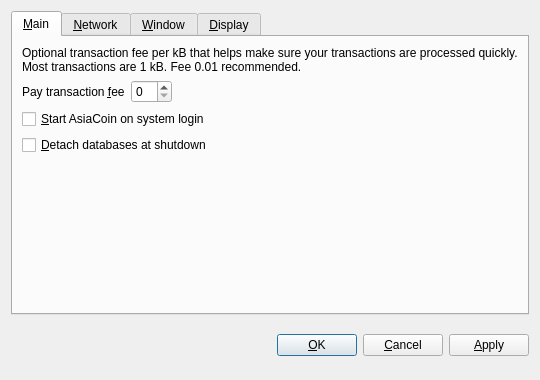
<?xml version="1.0" encoding="UTF-8"?>
<ui version="4.0">
 <class>OptionsDialog</class>
 <widget class="QDialog" name="OptionsDialog">
  <property name="geometry">
   <rect>
    <x>0</x>
    <y>0</y>
    <width>540</width>
    <height>380</height>
   </rect>
  </property>
  <property name="windowTitle">
   <string>Options</string>
  </property>
  <property name="modal">
   <bool>true</bool>
  </property>
  <layout class="QVBoxLayout" name="verticalLayout">
   <item>
    <widget class="QTabWidget" name="tabWidget">
     <property name="tabPosition">
      <enum>QTabWidget::North</enum>
     </property>
     <property name="currentIndex">
      <number>0</number>
     </property>
     <widget class="QWidget" name="tabMain">
      <attribute name="title">
       <string>&amp;Main</string>
      </attribute>
      <layout class="QVBoxLayout" name="verticalLayout_Main">
       <item>
        <widget class="QLabel" name="transactionFeeInfoLabel">
         <property name="text">
          <string>Optional transaction fee per kB that helps make sure your transactions are processed quickly. Most transactions are 1 kB. Fee 0.01 recommended.</string>
         </property>
         <property name="textFormat">
          <enum>Qt::PlainText</enum>
         </property>
         <property name="wordWrap">
          <bool>true</bool>
         </property>
        </widget>
       </item>
       <item>
        <layout class="QHBoxLayout" name="horizontalLayout_Main">
         <item>
          <widget class="QLabel" name="transactionFeeLabel">
           <property name="text">
            <string>Pay transaction &amp;fee</string>
           </property>
           <property name="textFormat">
            <enum>Qt::PlainText</enum>
           </property>
           <property name="buddy">
            <cstring>transactionFee</cstring>
           </property>
          </widget>
         </item>
         <item>
          <widget class="BitcoinAmountField" name="transactionFee"/>
         </item>
         <item>
          <spacer name="horizontalSpacer_Main">
           <property name="orientation">
            <enum>Qt::Horizontal</enum>
           </property>
           <property name="sizeHint" stdset="0">
            <size>
             <width>40</width>
             <height>20</height>
            </size>
           </property>
          </spacer>
         </item>
        </layout>
       </item>
       <item>
        <widget class="QCheckBox" name="bitcoinAtStartup">
         <property name="toolTip">
          <string>Automatically start AsiaCoin after logging in to the system.</string>
         </property>
         <property name="text">
          <string>&amp;Start AsiaCoin on system login</string>
         </property>
        </widget>
       </item>
       <item>
        <widget class="QCheckBox" name="detachDatabases">
         <property name="toolTip">
          <string>Detach block and address databases at shutdown. This means they can be moved to another data directory, but it slows down shutdown. The wallet is always detached.</string>
         </property>
         <property name="text">
          <string>&amp;Detach databases at shutdown</string>
         </property>
        </widget>
       </item>
       <item>
        <spacer name="verticalSpacer_Main">
         <property name="orientation">
          <enum>Qt::Vertical</enum>
         </property>
         <property name="sizeHint" stdset="0">
          <size>
           <width>20</width>
           <height>40</height>
          </size>
         </property>
        </spacer>
       </item>
      </layout>
     </widget>
     <widget class="QWidget" name="tabNetwork">
      <attribute name="title">
       <string>&amp;Network</string>
      </attribute>
      <layout class="QVBoxLayout" name="verticalLayout_Network">
       <item>
        <widget class="QCheckBox" name="mapPortUpnp">
         <property name="toolTip">
          <string>Automatically open the AsiaCoin client port on the router. This only works when your router supports UPnP and it is enabled.</string>
         </property>
         <property name="text">
          <string>Map port using &amp;UPnP</string>
         </property>
        </widget>
       </item>
       <item>
        <widget class="QCheckBox" name="connectSocks">
         <property name="toolTip">
          <string>Connect to the AsiaCoin network through a SOCKS proxy (e.g. when connecting through Tor).</string>
         </property>
         <property name="text">
          <string>&amp;Connect through SOCKS proxy:</string>
         </property>
        </widget>
       </item>
       <item>
        <layout class="QHBoxLayout" name="horizontalLayout_Network">
         <item>
          <widget class="QLabel" name="proxyIpLabel">
           <property name="text">
            <string>Proxy &amp;IP:</string>
           </property>
           <property name="textFormat">
            <enum>Qt::PlainText</enum>
           </property>
           <property name="buddy">
            <cstring>proxyIp</cstring>
           </property>
          </widget>
         </item>
         <item>
          <widget class="QValidatedLineEdit" name="proxyIp">
           <property name="maximumSize">
            <size>
             <width>140</width>
             <height>16777215</height>
            </size>
           </property>
           <property name="toolTip">
            <string>IP address of the proxy (e.g. 127.0.0.1)</string>
           </property>
          </widget>
         </item>
         <item>
          <widget class="QLabel" name="proxyPortLabel">
           <property name="text">
            <string>&amp;Port:</string>
           </property>
           <property name="textFormat">
            <enum>Qt::PlainText</enum>
           </property>
           <property name="buddy">
            <cstring>proxyPort</cstring>
           </property>
          </widget>
         </item>
         <item>
          <widget class="QLineEdit" name="proxyPort">
           <property name="maximumSize">
            <size>
             <width>55</width>
             <height>16777215</height>
            </size>
           </property>
           <property name="toolTip">
            <string>Port of the proxy (e.g. 9050)</string>
           </property>
          </widget>
         </item>
         <item>
          <widget class="QLabel" name="socksVersionLabel">
           <property name="text">
            <string>SOCKS &amp;Version:</string>
           </property>
           <property name="textFormat">
            <enum>Qt::PlainText</enum>
           </property>
           <property name="buddy">
            <cstring>socksVersion</cstring>
           </property>
          </widget>
         </item>
         <item>
          <widget class="QValueComboBox" name="socksVersion">
           <property name="toolTip">
            <string>SOCKS version of the proxy (e.g. 5)</string>
           </property>
          </widget>
         </item>
         <item>
          <spacer name="horizontalSpacer_Network">
           <property name="orientation">
            <enum>Qt::Horizontal</enum>
           </property>
           <property name="sizeHint" stdset="0">
            <size>
             <width>40</width>
             <height>20</height>
            </size>
           </property>
          </spacer>
         </item>
        </layout>
       </item>
       <item>
        <spacer name="verticalSpacer_Network">
         <property name="orientation">
          <enum>Qt::Vertical</enum>
         </property>
         <property name="sizeHint" stdset="0">
          <size>
           <width>20</width>
           <height>40</height>
          </size>
         </property>
        </spacer>
       </item>
      </layout>
     </widget>
     <widget class="QWidget" name="tabWindow">
      <attribute name="title">
       <string>&amp;Window</string>
      </attribute>
      <layout class="QVBoxLayout" name="verticalLayout_Window">
       <item>
        <widget class="QCheckBox" name="minimizeToTray">
         <property name="toolTip">
          <string>Show only a tray icon after minimizing the window.</string>
         </property>
         <property name="text">
          <string>&amp;Minimize to the tray instead of the taskbar</string>
         </property>
        </widget>
       </item>
       <item>
        <widget class="QCheckBox" name="minimizeOnClose">
         <property name="toolTip">
          <string>Minimize instead of exit the application when the window is closed. When this option is enabled, the application will be closed only after selecting Quit in the menu.</string>
         </property>
         <property name="text">
          <string>M&amp;inimize on close</string>
         </property>
        </widget>
       </item>
       <item>
        <spacer name="verticalSpacer_Window">
         <property name="orientation">
          <enum>Qt::Vertical</enum>
         </property>
         <property name="sizeHint" stdset="0">
          <size>
           <width>20</width>
           <height>40</height>
          </size>
         </property>
        </spacer>
       </item>
      </layout>
     </widget>
     <widget class="QWidget" name="tabDisplay">
      <attribute name="title">
       <string>&amp;Display</string>
      </attribute>
      <layout class="QVBoxLayout" name="verticalLayout_Display">
       <item>
        <layout class="QHBoxLayout" name="horizontalLayout_1_Display">
         <item>
          <widget class="QLabel" name="langLabel">
           <property name="text">
            <string>User Interface &amp;language:</string>
           </property>
           <property name="textFormat">
            <enum>Qt::PlainText</enum>
           </property>
           <property name="buddy">
            <cstring>lang</cstring>
           </property>
          </widget>
         </item>
         <item>
          <widget class="QValueComboBox" name="lang">
           <property name="toolTip">
            <string>The user interface language can be set here. This setting will take effect after restarting AsiaCoin.</string>
           </property>
          </widget>
         </item>
        </layout>
       </item>
       <item>
        <layout class="QHBoxLayout" name="horizontalLayout_2_Display">
         <item>
          <widget class="QLabel" name="unitLabel">
           <property name="text">
            <string>&amp;Unit to show amounts in:</string>
           </property>
           <property name="textFormat">
            <enum>Qt::PlainText</enum>
           </property>
           <property name="buddy">
            <cstring>unit</cstring>
           </property>
          </widget>
         </item>
         <item>
          <widget class="QValueComboBox" name="unit">
           <property name="toolTip">
            <string>Choose the default subdivision unit to show in the interface and when sending coins.</string>
           </property>
          </widget>
         </item>
        </layout>
       </item>
       <item>
        <widget class="QCheckBox" name="displayAddresses">
         <property name="toolTip">
          <string>Whether to show AsiaCoin addresses in the transaction list or not.</string>
         </property>
         <property name="text">
          <string>&amp;Display addresses in transaction list</string>
         </property>
        </widget>
       </item>
       <item>
        <spacer name="verticalSpacer_Display">
         <property name="orientation">
          <enum>Qt::Vertical</enum>
         </property>
         <property name="sizeHint" stdset="0">
          <size>
           <width>20</width>
           <height>40</height>
          </size>
         </property>
        </spacer>
       </item>
      </layout>
     </widget>
    </widget>
   </item>
   <item>
    <layout class="QHBoxLayout" name="horizontalLayout_Buttons">
     <item>
      <spacer name="horizontalSpacer_1">
       <property name="orientation">
        <enum>Qt::Horizontal</enum>
       </property>
       <property name="sizeHint" stdset="0">
        <size>
         <width>40</width>
         <height>48</height>
        </size>
       </property>
      </spacer>
     </item>
     <item>
      <widget class="QLabel" name="statusLabel">
       <property name="font">
        <font>
         <weight>75</weight>
         <bold>true</bold>
        </font>
       </property>
       <property name="text">
        <string/>
       </property>
       <property name="textFormat">
        <enum>Qt::PlainText</enum>
       </property>
       <property name="wordWrap">
        <bool>true</bool>
       </property>
      </widget>
     </item>
     <item>
      <spacer name="horizontalSpacer_2">
       <property name="orientation">
        <enum>Qt::Horizontal</enum>
       </property>
       <property name="sizeHint" stdset="0">
        <size>
         <width>40</width>
         <height>48</height>
        </size>
       </property>
      </spacer>
     </item>
     <item>
      <widget class="QPushButton" name="okButton">
       <property name="text">
        <string>&amp;OK</string>
       </property>
      </widget>
     </item>
     <item>
      <widget class="QPushButton" name="cancelButton">
       <property name="text">
        <string>&amp;Cancel</string>
       </property>
       <property name="autoDefault">
        <bool>false</bool>
       </property>
      </widget>
     </item>
     <item>
      <widget class="QPushButton" name="applyButton">
       <property name="text">
        <string>&amp;Apply</string>
       </property>
       <property name="autoDefault">
        <bool>false</bool>
       </property>
      </widget>
     </item>
    </layout>
   </item>
  </layout>
 </widget>
 <customwidgets>
  <customwidget>
   <class>BitcoinAmountField</class>
   <extends>QSpinBox</extends>
   <header>bitcoinamountfield.h</header>
  </customwidget>
  <customwidget>
   <class>QValueComboBox</class>
   <extends>QComboBox</extends>
   <header>qvaluecombobox.h</header>
  </customwidget>
  <customwidget>
   <class>QValidatedLineEdit</class>
   <extends>QLineEdit</extends>
   <header>qvalidatedlineedit.h</header>
  </customwidget>
 </customwidgets>
 <resources/>
 <connections/>
</ui>
